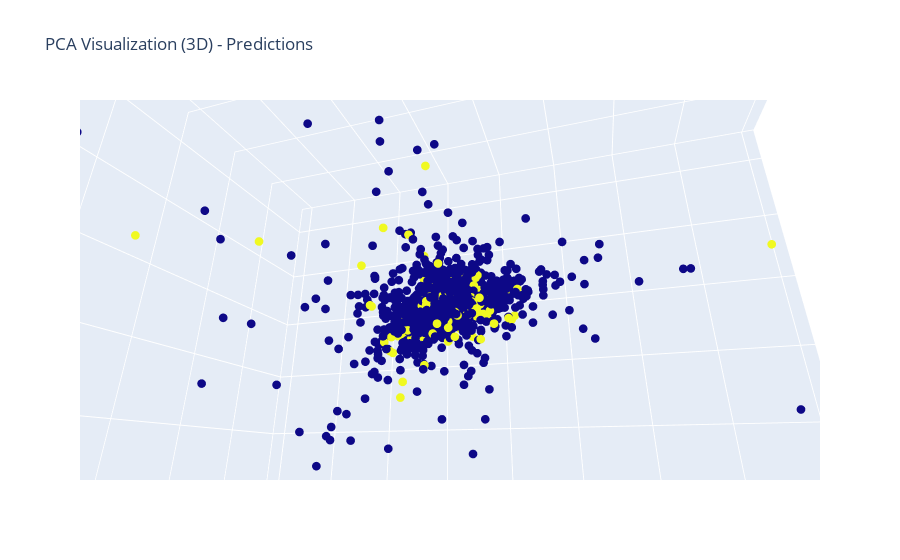

Here is the notebook cell this chart was saved with:
### Markdown cell above
After making prediction using pca with 19 components, we reduce the data set to 3 dimension for visulisation

### Code cell
# use all data in training and testing but remove outliers when doing visualization
import plotly.graph_objs as go

def plot_predict_pca_3d_remove_outlier(
    X_train, X_test, y_train, y_test, k, t, model=None
):

    if model is None:
        model = KNeighborsClassifier(n_neighbors=k)
        model.fit(X_train, y_train)

    X_train_pca, X_test_pca = pca(X_train, X_test, y_train, y_test, 3)

    # Predict on the test set
    y_pred = model.predict(X_test)

    z_scores = np.abs((X_test_pca - X_test_pca.mean()) / X_test_pca.std())

    # Define a threshold for Z-score (e.g., 3)
    threshold = t

    # Find indices of outliers where Z-score is greater than the threshold
    outlier_indices = np.where(z_scores > threshold)

    remove_indices = list(set(outlier_indices[0]))
    remove_indices.sort()
    print((remove_indices))

    X_test_pca = X_test_pca.reset_index(drop=True)

    # Remove outliers from the PCA-transformed test data and corresponding labels
    X_test_pca_filtered = X_test_pca.drop(remove_indices)
    y_pred_filtered = np.delete(y_pred, remove_indices)

    print(f"original number of points {(X_test_pca.shape[0])}")
    print(f"current number of points {(X_test_pca_filtered.shape[0])}")

    accuracy = accuracy_score(y_test, y_pred)
    precision = precision_score(y_test, y_pred)
    recall = recall_score(y_test, y_pred)
    f1 = f1_score(y_test, y_pred)
    confusion_mat = confusion_matrix(y_test, y_pred)
    classification_rep = classification_report(y_test, y_pred)

    print(f"Accuracy = {accuracy}")
    print(f"precision = {precision}")
    print(f"recall = {recall}")
    print(f"f1 = {f1}")
    print(f"confusion matrix = ")
    print(confusion_mat)
    print(classification_rep)

    trace = go.Scatter3d(
        x=X_test_pca_filtered.iloc[:, 0],
        y=X_test_pca_filtered.iloc[:, 1],
        z=X_test_pca_filtered.iloc[:, 2],
        mode="markers",
        marker=dict(color=y_pred_filtered, size=3),  # Use predictions as colors
    )

    # Create layout for the plot
    layout = go.Layout(
        title="PCA Visualization (3D) - Predictions",
        scene=dict(
            xaxis=dict(title="PC1"),
            yaxis=dict(title="PC2"),
            zaxis=dict(title="PC3"),
        ),
    )

    # Create figure and add trace
    fig = go.Figure(data=[trace], layout=layout)

    # Show the interactive plot
    fig.show()

plot_predict_pca_3d_remove_outlier(X_train_pca28, X_test_pca28, y_smote, y_test, 4, 3, kfold_model)

### Figure 1 — Plotly figure (JSON) as saved in the notebook; plotly's stock layout.template omitted (floating-point values rounded to 4 significant figures; data arrays with more than 128 entries replaced by an {"elided": "..."} marker saying what was removed)
{"data": [{"marker": {"color": {"elided": "3123 int values"}, "size": 3}, "mode": "markers", "type": "scatter3d", "x": {"elided": "3123 float values"}, "y": {"elided": "3123 float values"}, "z": {"elided": "3123 float values"}}], "layout": {"autosize": true, "scene": {"aspectmode": "auto", "aspectratio": {"x": 1.2, "y": 0.8621, "z": 0.967}, "camera": {"center": {"x": 0, "y": 0, "z": 0}, "eye": {"x": -0.1838, "y": 0.5963, "z": -0.2368}, "projection": {"type": "perspective"}, "up": {"x": 0, "y": 0, "z": 1}}, "xaxis": {"title": {"text": "PC1"}, "type": "linear"}, "yaxis": {"title": {"text": "PC2"}, "type": "linear"}, "zaxis": {"title": {"text": "PC3"}, "type": "linear"}}, "title": {"text": "PCA Visualization (3D) - Predictions"}}}
